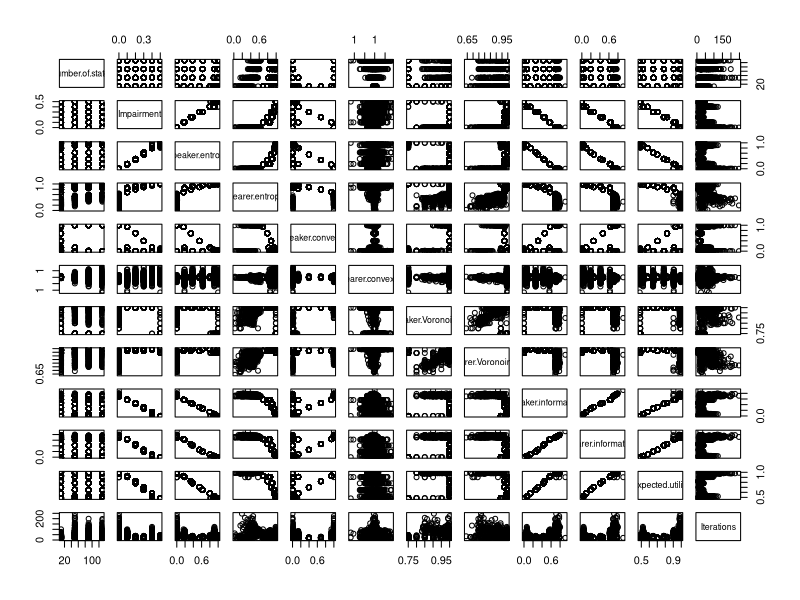
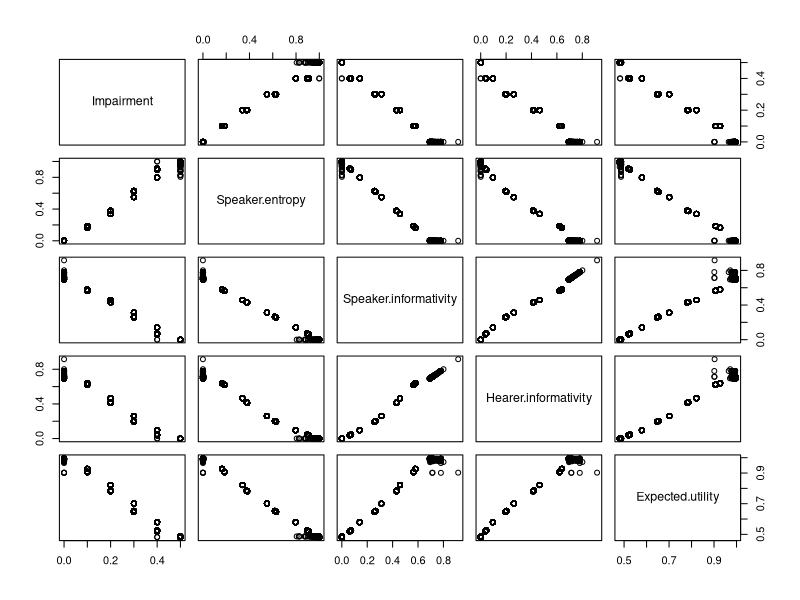

Source code (R) for these figures, in order:
## ---- chunk 1
data = read.csv('results/20140813-194306.csv', 
                colClasses=c('numeric','factor','numeric','numeric','numeric','factor','numeric','numeric','numeric','numeric','numeric','numeric','numeric','numeric','numeric','numeric','character','character'))

ds = data[,c(1,4,5,7:16)] # only relevant data

attach(ds)
## ---- chunk 2

pairs(~ Number.of.states + Impairment + Speaker.entropy + Hearer.entropy +
        Speaker.convexity + Hearer.convexity + Speaker.Voronoiness + Hearer.Voronoiness +
        Speaker.informativity + Hearer.informativity + Expected.utility + Iterations, data=ds)
## ---- chunk 3

pairs(~ Impairment + Speaker.entropy +
        Speaker.informativity + Hearer.informativity + Expected.utility, data=ds)
